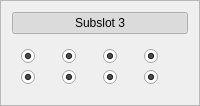
                  <widget class="QFrame" name="frame_103">
                   <property name="frameShape">
                    <enum>QFrame::StyledPanel</enum>
                   </property>
                   <property name="frameShadow">
                    <enum>QFrame::Raised</enum>
                   </property>
                   <layout class="QVBoxLayout" name="verticalLayout_62">
                    <item>
                     <widget class="QPushButton" name="SB5_subslot3">
                      <property name="text">
                       <string>Subslot 3</string>
                      </property>
                      <property name="checkable">
                       <bool>true</bool>
                      </property>
                      <property name="checked">
                       <bool>true</bool>
                      </property>
                     </widget>
                    </item>
                    <item>
                     <widget class="QWidget" name="widget_74" native="true">
                      <layout class="QGridLayout" name="gridLayout_62">
                       <item row="1" column="1">
                        <widget class="QRadioButton" name="SB5_subslot3_5">
                         <property name="text">
                          <string/>
                         </property>
                         <property name="checked">
                          <bool>true</bool>
                         </property>
                         <property name="autoExclusive">
                          <bool>false</bool>
                         </property>
                        </widget>
                       </item>
                       <item row="0" column="2">
                        <widget class="QRadioButton" name="SB5_subslot3_2">
                         <property name="text">
                          <string/>
                         </property>
                         <property name="checked">
                          <bool>true</bool>
                         </property>
                         <property name="autoExclusive">
                          <bool>false</bool>
                         </property>
                        </widget>
                       </item>
                       <item row="0" column="1">
                        <widget class="QRadioButton" name="SB5_subslot3_1">
                         <property name="text">
                          <string/>
                         </property>
                         <property name="checked">
                          <bool>true</bool>
                         </property>
                         <property name="autoExclusive">
                          <bool>false</bool>
                         </property>
                        </widget>
                       </item>
                       <item row="1" column="2">
                        <widget class="QRadioButton" name="SB5_subslot3_6">
                         <property name="text">
                          <string/>
                         </property>
                         <property name="checked">
                          <bool>true</bool>
                         </property>
                         <property name="autoExclusive">
                          <bool>false</bool>
                         </property>
                        </widget>
                       </item>
                       <item row="0" column="3">
                        <widget class="QRadioButton" name="SB5_subslot3_3">
                         <property name="text">
                          <string/>
                         </property>
                         <property name="checked">
                          <bool>true</bool>
                         </property>
                         <property name="autoExclusive">
                          <bool>false</bool>
                         </property>
                        </widget>
                       </item>
                       <item row="0" column="4">
                        <widget class="QRadioButton" name="SB5_subslot3_4">
                         <property name="text">
                          <string/>
                         </property>
                         <property name="checked">
                          <bool>true</bool>
                         </property>
                         <property name="autoExclusive">
                          <bool>false</bool>
                         </property>
                        </widget>
                       </item>
                       <item row="1" column="3">
                        <widget class="QRadioButton" name="SB5_subslot3_7">
                         <property name="text">
                          <string/>
                         </property>
                         <property name="checked">
                          <bool>true</bool>
                         </property>
                         <property name="autoExclusive">
                          <bool>false</bool>
                         </property>
                        </widget>
                       </item>
                       <item row="1" column="4">
                        <widget class="QRadioButton" name="SB5_subslot3_8">
                         <property name="text">
                          <string/>
                         </property>
                         <property name="checked">
                          <bool>true</bool>
                         </property>
                         <property name="autoExclusive">
                          <bool>false</bool>
                         </property>
                        </widget>
                       </item>
                      </layout>
                     </widget>
                    </item>
                   </layout>
                  </widget>
